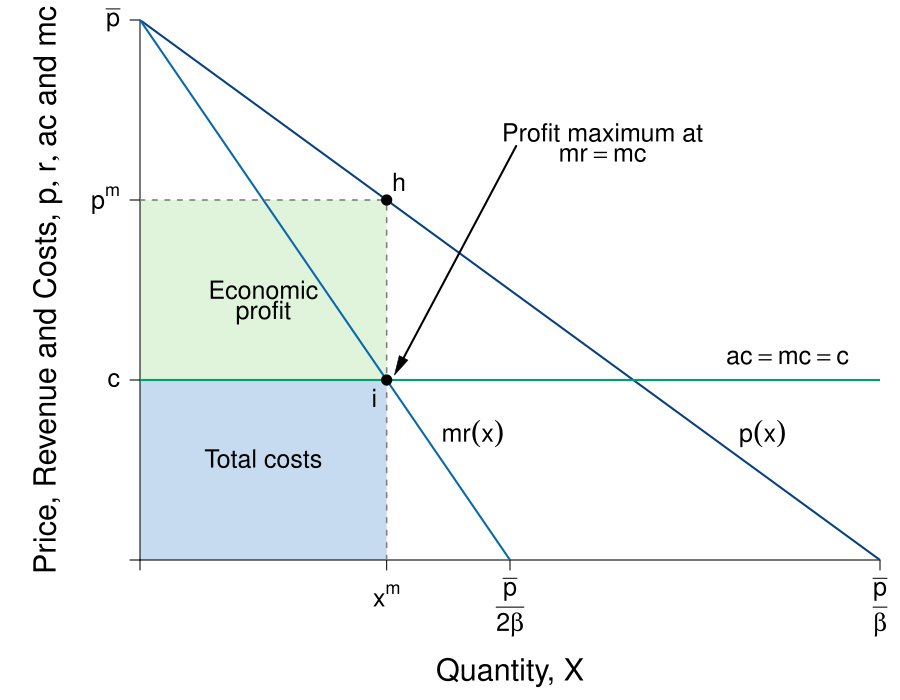

Write the R code that produced this figure.
#Graph Designer: Simon Halliday
#Authors: Bowles and Halliday
#Title: Coordination, Conflict and Competition: A Text in Microeconomics

require(shape)
pdf(file = "firmmarketsupply/monopolist_profit_comparison.pdf", width = 9, height = 7)

#Set parameters for graphics
pointsize <- 1.8
axislabelsize <- 1.8
labelsize <- 1.5
namesize <- 1.8
annotatesize <- 1.5
graphlinewidth <- 2
segmentlinewidth <- 1.5

COL <- c("#7fc97f", "#beaed4", "#fdc086", "#ffff99", "#386cb0", "#f0027f", "#bf5b17", "#666666")
COLA <- c("#e0f3db", "#99d8c9","#66c2a4","#41ae76", "#238b45", "#005824")
COLB <- c("#c6dbef", "#4eb3d3", "#2b8cbe", "#0868ac","#084081")
Grays <- gray.colors(25, start = 1, end = 0)
CBCols <- c("#009E73","#0072B2","#E69F00")

#Edited the margins to cater for the larger LHS labels
par(mar =  c(7, 7, 1, 1))

AvgRevenue <- function(x, rmax = 12, xmax = 12){
  rmax - (rmax/xmax)*x
}

MRevenue <- function(x, rmax = 12, xmax = 12){
  rmax - 2*(rmax/xmax)*x
}

AvgCost <- function(x, c0 = 2, c1 = 4){
  c0/x + c1
}

xlims <- c(0, 12)
ylims <- c(0, 12)

npts <- 501 
x <- seq(xlims[1], xlims[2], length.out = npts)
y <- seq(ylims[1], ylims[2], length.out = npts) 
a <- c(13, 16.75, 19.25)

plot(0, 0, xlim = xlims, ylim = ylims, type = "n",
     xlab = expression(paste("")),
     ylab = expression(paste("")), 
     xaxt = "n", 
     yaxt = "n", 
     cex.lab = axislabelsize, 
     bty = "n",
     xaxs="i", 
     yaxs="i")

# ticksy <- seq(from = ylims[1], to = ylims[2], by = 1)
# ylabels <- seq(from = ylims[1], to = ylims[2], by = 1)
# ticksx <- seq(from = xlims[1], to = xlims[2], by = 1)
# xlabels <- seq(from = xlims[1], to = xlims[2], by = 1)
ticksy <- c(0, 4, AvgRevenue(x = 4), ylims[2])
ylabels <- c(NA, expression(paste(c)), expression(paste(p^{m})), expression(paste(bar(p))))
ticksx <- c(0, 4, 6, xlims[2])
xlabels <- c(NA, expression(paste(x^{m})), expression(paste(frac(bar(p),2*beta))), expression(paste(frac(bar(p),beta))))

npts <- 500 
xx1 <- seq(xlims[1], xlims[2], length.out = npts)
xx3 <- seq(2, 6, length.out = npts)

#Draw the polygon for profit
xpoly1 <- c(0, 4, 4, 0, 0)
ypoly1 <- c(4, 4, AvgRevenue(x = 4), AvgRevenue(x = 4), 4)
polygon(x = xpoly1, y = ypoly1, col=COLA[1], density=NULL, border = NA)

#Draw the polygon for costs
xpoly2 <- c(0, 4, 4, 0, 0)
ypoly2 <- c(0, 0, 4, 4, 4)
polygon(x = xpoly2, y = ypoly2, col=COLB[1], density=NULL, border = NA)

axis(1, at = ticksx, pos = 0, labels = FALSE, cex.axis=labelsize)
text(x = c(0, 4, 6, xlims[2]), par("usr")[3] - 0.4, labels = xlabels, srt = 0, pos = 1, xpd = TRUE, cex = labelsize)
axis(2, at = ticksy, pos = 0, labels = ylabels, las = 1, cex.axis=labelsize)

#lines(xx1, bcA(xx1, w = 10, p = 1.5), col = COLB[3], lwd = graphlinewidth)
lines(xx1, AvgRevenue(xx1, rmax = 12, xmax = 12), col = COLB[5], lwd = graphlinewidth)
lines(xx1, MRevenue(xx1, rmax = 12, xmax = 12), col = COLB[4], lwd = graphlinewidth)
#lines(xx1, AvgCost(xx1, c0 = 2, c1 = 4), col = COLA[5], lwd = graphlinewidth)

#Label the axes
text(0.5*(xlims[2]), -2.5, expression(paste("Quantity, ", X)), xpd = TRUE, cex = axislabelsize) 
#text(0.5*(xlims[2]), -2.5, expression(paste("Output, ", x)), xpd = TRUE, cex = axislabelsize) 
#mtext(expression(paste("Quantity of output, ", x)), side=1, line = 2.5, cex = axislabelsize)
text(-1.5, 0.5*ylims[2], expression(paste("Price, Revenue and Costs, ", list(p, r, ac), " and ", mc)), xpd = TRUE, cex = axislabelsize, srt = 90) 

#Label curves
text(10.5, 4.5, expression(paste(ac == mc,phantom() == c)), cex = labelsize, xpd=TRUE)
text(10.1, 2.8, expression(paste(p(x))), cex = labelsize)
text(5.4, 2.8, expression(paste(mr(x))), cex = labelsize)

#Labels cost and profit areas
text(2, 0.5*AvgCost(x = 4), expression("Total costs"), cex = labelsize)
text(2, 6, expression("Economic"), cex = labelsize)
text(2, 5.5, expression("profit"), cex = labelsize)

#Draw segments for total costs
segments(0, AvgRevenue(x = 4), 4, AvgRevenue(x = 4), lty = 2, col = Grays[20] , lwd = segmentlinewidth)
segments(4, 0, 4, AvgRevenue(x = 4), lty = 2, col = Grays[20] , lwd = segmentlinewidth)
segments(0, 4, xlims[2], 4, lty = 1, col = CBCols[1] , lwd = graphlinewidth)

#Label Points for comparison
points(4, MRevenue(x = 4), pch = 16, col = "black", cex = 1.5)
text(3.8, MRevenue(x = 4) - 0.4, expression(i), cex = labelsize)


points(4, AvgRevenue(x = 4), pch = 16, col = "black", cex = 1.5)
text(4.2, AvgRevenue(x = 4) + 0.4, expression(h), cex = labelsize)


#Arrow to mr = mc
text(7.5, 9.5, expression(paste("Profit maximum at")), cex = labelsize)
text(7.5, 9, expression(paste(mr == mc)), cex = labelsize)
Arrows(6.1, 9.2, 4.2, 4.3, col = "black", lty = 1, lwd = 2, arr.type = "triangle", arr.lwd = 0.5)



dev.off()
